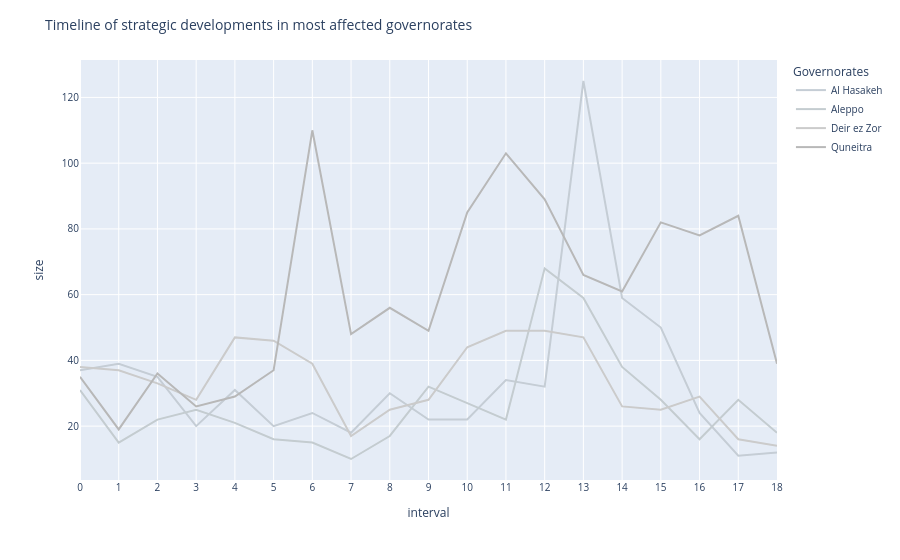

Notebook code cell kept with this figure:
### Code cell
line_sd_selected_admin = px.line(
    df_sd_selected, 
    x="interval", 
    y="size", 
    color='admin1',
    color_discrete_map=color_map_grey(list(df_sd_selected['admin1'].unique()))
)
line_sd_selected

line_sd_selected_admin.update_layout(
    title = 'Timeline of strategic developments in most affected governorates',
    legend_title_text = "Governorates",
    title_font_size = 14,
    font_size=10    
)

line_sd_selected_admin.update_xaxes(dtick=1)

### Figure 1 — Plotly figure (JSON) as saved in the notebook; plotly's stock layout.template omitted (floating-point values rounded to 4 significant figures)
{"data": [{"hovertemplate": "admin1=Al Hasakeh<br>interval=%{x}<br>size=%{y}<extra></extra>", "legendgroup": "Al Hasakeh", "line": {"color": "#C5CDD5", "dash": "solid"}, "marker": {"symbol": "circle"}, "mode": "lines", "name": "Al Hasakeh", "orientation": "v", "showlegend": true, "type": "scatter", "x": [0, 1, 2, 3, 4, 5, 6, 7, 8, 9, 10, 11, 12, 13, 14, 15, 16, 17, 18], "xaxis": "x", "y": [37, 39, 35, 20, 31, 20, 24, 18, 30, 22, 22, 34, 32, 125, 59, 50, 24, 11, 12], "yaxis": "y"}, {"hovertemplate": "admin1=Aleppo<br>interval=%{x}<br>size=%{y}<extra></extra>", "legendgroup": "Aleppo", "line": {"color": "#C4CCD0", "dash": "solid"}, "marker": {"symbol": "circle"}, "mode": "lines", "name": "Aleppo", "orientation": "v", "showlegend": true, "type": "scatter", "x": [0, 1, 2, 3, 4, 5, 6, 7, 8, 9, 10, 11, 12, 13, 14, 15, 16, 17, 18], "xaxis": "x", "y": [31, 15, 22, 25, 21, 16, 15, 10, 17, 32, 27, 22, 68, 59, 38, 28, 16, 28, 18], "yaxis": "y"}, {"hovertemplate": "admin1=Deir ez Zor<br>interval=%{x}<br>size=%{y}<extra></extra>", "legendgroup": "Deir ez Zor", "line": {"color": "#CBCBCB", "dash": "solid"}, "marker": {"symbol": "circle"}, "mode": "lines", "name": "Deir ez Zor", "orientation": "v", "showlegend": true, "type": "scatter", "x": [0, 1, 2, 3, 4, 5, 6, 7, 8, 9, 10, 11, 12, 13, 14, 15, 16, 17, 18], "xaxis": "x", "y": [38, 37, 33, 28, 47, 46, 39, 17, 25, 28, 44, 49, 49, 47, 26, 25, 29, 16, 14], "yaxis": "y"}, {"hovertemplate": "admin1=Quneitra<br>interval=%{x}<br>size=%{y}<extra></extra>", "legendgroup": "Quneitra", "line": {"color": "#B8B8B8", "dash": "solid"}, "marker": {"symbol": "circle"}, "mode": "lines", "name": "Quneitra", "orientation": "v", "showlegend": true, "type": "scatter", "x": [0, 1, 2, 3, 4, 5, 6, 7, 8, 9, 10, 11, 12, 13, 14, 15, 16, 17, 18], "xaxis": "x", "y": [35, 19, 36, 26, 29, 37, 110, 48, 56, 49, 85, 103, 89, 66, 61, 82, 78, 84, 39], "yaxis": "y"}], "layout": {"font": {"size": 10}, "legend": {"title": {"text": "Governorates"}, "tracegroupgap": 0}, "margin": {"t": 60}, "title": {"font": {"size": 14}, "text": "Timeline of strategic developments in most affected governorates"}, "xaxis": {"anchor": "y", "domain": [0, 1], "dtick": 1, "title": {"text": "interval"}}, "yaxis": {"anchor": "x", "domain": [0, 1], "title": {"text": "size"}}}}
